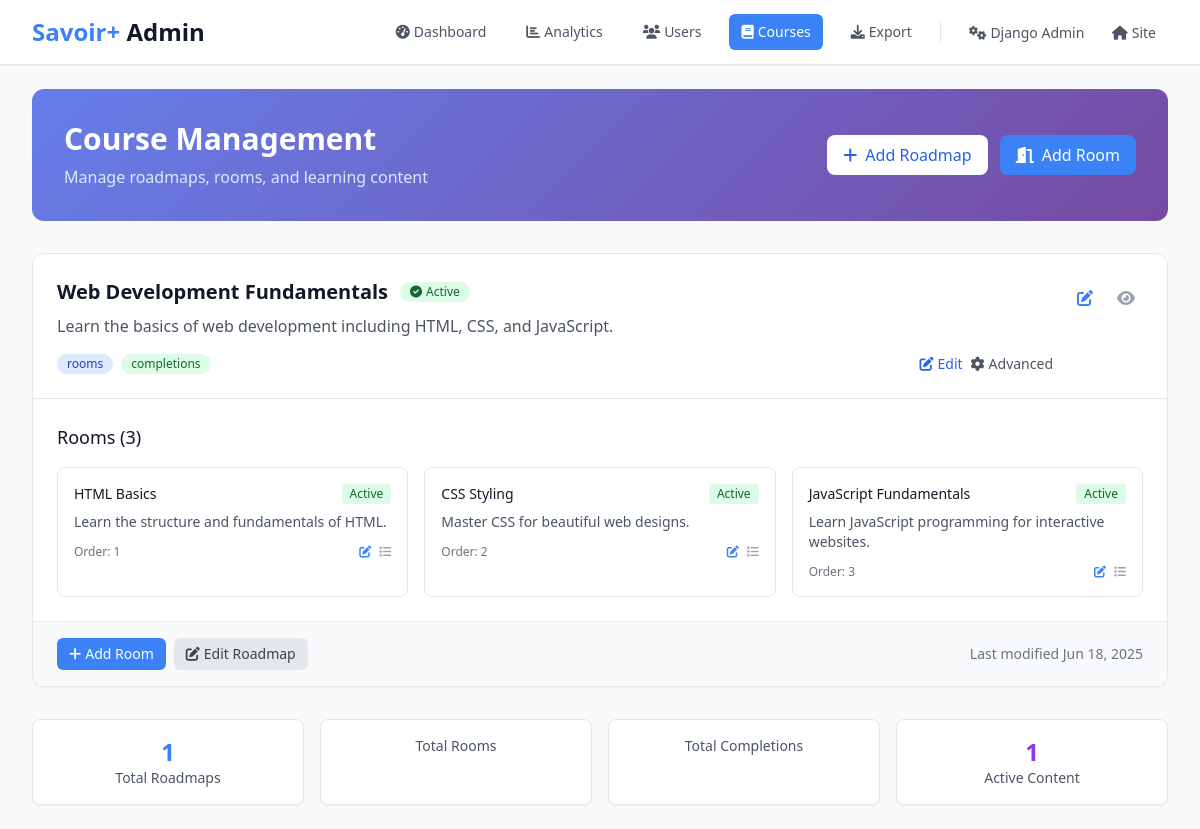
The app's page /manage/courses/ (signed in) with its own data.
### lms/models.py (models this page shows, shortened)
class Roadmap(models.Model):
    title = models.CharField(max_length=200, verbose_name=_('Title'))
    title_fr = models.CharField(max_length=200, blank=True, verbose_name=_('Title (French)'))
    description = models.TextField(verbose_name=_('Description'))
    description_fr = models.TextField(blank=True, verbose_name=_('Description (French)'))
    is_active = models.BooleanField(default=True, verbose_name=_('Is Active'))
    created_at = models.DateTimeField(auto_now_add=True)
    class Meta:
        verbose_name = _('Roadmap')
        verbose_name_plural = _('Roadmaps')

class Room(models.Model):
    title = models.CharField(max_length=200, verbose_name=_('Title'))
    title_fr = models.CharField(max_length=200, blank=True, verbose_name=_('Title (French)'))
    description = models.TextField(verbose_name=_('Description'))
    description_fr = models.TextField(blank=True, verbose_name=_('Description (French)'))
    roadmap = models.ForeignKey(Roadmap, on_delete=models.CASCADE, related_name='rooms', verbose_name=_('Roadmap'))
    prerequisite_room = models.ForeignKey('self', on_delete=models.SET_NULL, blank=True, null=True, verbose_name=_('Prerequisite Room'))
    order = models.PositiveIntegerField(default=0, verbose_name=_('Order'))
    is_active = models.BooleanField(default=True, verbose_name=_('Is Active'))
    created_at = models.DateTimeField(auto_now_add=True)
    class Meta:
        verbose_name = _('Room')
        verbose_name_plural = _('Rooms')
        ordering = ['roadmap', 'order']

### lms/views.py (the view)
# urls.py: path('manage/courses/', views.admin_course_management, name='admin_course_management'),
@staff_member_required
def admin_course_management(request):
    roadmaps = Roadmap.objects.all().prefetch_related('rooms__sections')
    rooms = Room.objects.all().select_related('roadmap').prefetch_related('sections')
    context = {
        'roadmaps': roadmaps,
        'rooms': rooms,
        'total_roadmaps': roadmaps.count(),
        'total_rooms': rooms.count(),
        'total_sections': Section.objects.count(),
    }
    return render(request, 'admin/course_management.html', context)

### lms/models.py (called while the page is built)
    def save(self, *args, **kwargs):
        if not self.trial_start_date:
            from django.utils import timezone
            self.trial_start_date = timezone.now()
        if not self.trial_end_date and self.trial_start_date:
            self.trial_end_date = self.trial_start_date + timedelta(days=15)
        super().save(*args, **kwargs)

### templates/admin/course_management.html (shortened to what this page needs)
<!DOCTYPE html>
<html lang="en">
<head>
    <script src="https://cdn.tailwindcss.com"></script>
    <link rel="stylesheet" href="https://cdnjs.cloudflare.com/ajax/libs/font-awesome/6.0.0/css/all.min.css">
</head>
<body class="bg-gray-50 min-h-screen">
    <header class="bg-white shadow-sm border-b border-gray-200">
        <div class="max-w-7xl mx-auto px-4 sm:px-6 lg:px-8">
            <div class="flex justify-between items-center h-16">
                <div class="flex items-center">
                    <div class="flex-shrink-0">
                        <h1 class="text-2xl font-bold text-gray-900">
                            <span class="text-primary">Savoir+</span> Admin
                        </h1>
                    </div>
                </div>
                <div class="flex items-center space-x-4">
                    <nav class="flex space-x-4">
                        <a href="/manage/" class="text-gray-600 hover:text-primary px-3 py-2 rounded-md text-sm font-medium">
                            <i class="fas fa-tachometer-alt mr-1"></i>Dashboard
                        </a>
                        <a href="/manage/analytics/" class="text-gray-600 hover:text-primary px-3 py-2 rounded-md text-sm font-medium">
                            <i class="fas fa-chart-bar mr-1"></i>Analytics
                        </a>
                        <a href="/manage/users/" class="text-gray-600 hover:text-primary px-3 py-2 rounded-md text-sm font-medium">
                            <i class="fas fa-users mr-1"></i>Users
                        </a>
                        <a href="/manage/courses/" class="bg-primary text-white px-3 py-2 rounded-md text-sm font-medium">
                            <i class="fas fa-book mr-1"></i>Courses
                        </a>
                        <a href="/manage/export/" class="text-gray-600 hover:text-primary px-3 py-2 rounded-md text-sm font-medium">
                            <i class="fas fa-download mr-1"></i>Export
                        </a>
                    </nav>
                    <div class="border-l border-gray-200 pl-4">
                        <a href="/admin/" class="text-gray-600 hover:text-primary px-3 py-2 rounded-md text-sm font-medium">
                            <i class="fas fa-cogs mr-1"></i>Django Admin
                        </a>
                        <a href="/" class="text-gray-600 hover:text-primary px-3 py-2 rounded-md text-sm font-medium">
                            <i class="fas fa-home mr-1"></i>Site
                        </a>
                    </div>
                </div>
            </div>
        </div>
    </header>
    <main class="max-w-7xl mx-auto py-6 px-4 sm:px-6 lg:px-8">
        <div class="mb-8">
            <div class="gradient-bg rounded-xl p-8 text-white">
                <div class="flex justify-between items-center">
                    <div>
                        <h1 class="text-3xl font-bold mb-2">Course Management</h1>
                        <p class="text-blue-100">Manage roadmaps, rooms, and learning content</p>
                    </div>
                    <div class="flex space-x-3">
                        <a href="/admin/lms/roadmap/add/" class="bg-white text-blue-600 px-4 py-2 rounded-lg font-medium hover:bg-blue-50 transition-colors">
                            <i class="fas fa-plus mr-2"></i>Add Roadmap
                        </a>
                        <a href="/admin/lms/room/add/" class="bg-blue-500 text-white px-4 py-2 rounded-lg font-medium hover:bg-blue-600 transition-colors">
                            <i class="fas fa-door-open mr-2"></i>Add Room
                        </a>
                    </div>
                </div>
            </div>
        </div>
        <div class="space-y-6">
            {% for roadmap in roadmaps %}
            <div class="bg-white rounded-xl shadow-sm border border-gray-200 overflow-hidden card-hover">
                <div class="p-6 border-b border-gray-200">
                    <div class="flex justify-between items-start">
                        <div class="flex-1">
                            <div class="flex items-center mb-2">
                                <h3 class="text-xl font-semibold text-gray-900">{{ roadmap.title }}</h3>
                                {% if roadmap.is_active %}
                                    <span class="ml-3 inline-flex items-center px-2.5 py-0.5 rounded-full text-xs font-medium bg-green-100 text-green-800">
                                        <i class="fas fa-check-circle mr-1"></i>Active
                                    </span>
                                {% else %}
                                    <span class="ml-3 inline-flex items-center px-2.5 py-0.5 rounded-full text-xs font-medium bg-gray-100 text-gray-800">
                                        <i class="fas fa-pause-circle mr-1"></i>Inactive
                                    </span>
                                {% endif %}
                            </div>
                            <p class="text-gray-600 mb-4">{{ roadmap.description|truncatewords:20 }}</p>
                            <div class="flex items-center justify-between">
                                <div class="flex items-center space-x-2">
                                    <span class="inline-flex items-center px-2.5 py-0.5 rounded-full text-xs font-medium bg-blue-100 text-blue-800">
                                        {{ roadmap.room_count }} rooms
                                    </span>
                                    <span class="inline-flex items-center px-2.5 py-0.5 rounded-full text-xs font-medium bg-green-100 text-green-800">
                                        {{ roadmap.completion_count }} completions
                                    </span>
                                </div>
                                <div class="flex items-center space-x-2">
                                    <a href="/manage/roadmap/{{ roadmap.id }}/edit/"
                                       class="text-blue-600 hover:text-blue-800 text-sm font-medium">
                                        <i class="fas fa-edit mr-1"></i>Edit
                                    </a>
                                    <a href="/admin/lms/roadmap/{{ roadmap.id }}/change/"
                                       class="text-gray-600 hover:text-gray-800 text-sm font-medium">
                                        <i class="fas fa-cog mr-1"></i>Advanced
                                    </a>
                                </div>
                            </div>
                        </div>
                        <div class="flex items-center space-x-2 ml-4">
                            <a href="/admin/lms/roadmap/{{ roadmap.id }}/change/" class="text-primary hover:text-primary-dark p-2 rounded-lg hover:bg-blue-50 transition-colors" title="Edit Roadmap">
                                <i class="fas fa-edit"></i>
                            </a>
                            <a href="#" class="text-gray-400 hover:text-gray-600 p-2 rounded-lg hover:bg-gray-50 transition-colors" title="View Details">
                                <i class="fas fa-eye"></i>
                            </a>
                        </div>
                    </div>
                </div>
                <div class="p-6">
                    <h4 class="text-lg font-medium text-gray-900 mb-4">Rooms ({{ roadmap.rooms.count }})</h4>
                    {% if roadmap.rooms.exists %}
                        <div class="grid grid-cols-1 md:grid-cols-2 lg:grid-cols-3 gap-4">
                            {% for room in roadmap.rooms.all %}
                            <div class="border border-gray-200 rounded-lg p-4 hover:border-primary transition-colors">
                                <div class="flex justify-between items-start mb-2">
                                    <h5 class="font-medium text-gray-900 text-sm">{{ room.title }}</h5>
                                    {% if room.is_active %}
                                        <span class="inline-flex items-center px-2 py-0.5 rounded text-xs font-medium bg-green-100 text-green-800">
                                            Active
                                        </span>
                                    {% else %}
                                        <span class="inline-flex items-center px-2 py-0.5 rounded text-xs font-medium bg-gray-100 text-gray-800">
                                            Inactive
                                        </span>
                                    {% endif %}
                                </div>
                                <p class="text-gray-600 text-sm mb-3">{{ room.description|truncatewords:15 }}</p>
                                <div class="flex justify-between items-center text-xs text-gray-500">
                                    <span>Order: {{ room.order }}</span>
                                    <div class="flex space-x-2">
                                        <a href="/admin/lms/room/{{ room.id }}/change/" class="text-primary hover:text-primary-dark" title="Edit Room">
                                            <i class="fas fa-edit"></i>
                                        </a>
                                        <a href="#" class="text-gray-400 hover:text-gray-600" title="View Sections">
                                            <i class="fas fa-list"></i>
                                        </a>
                                    </div>
                                </div>
                            </div>
                            {% endfor %}
                        </div>
                    {% endif %}
                </div>
                <div class="px-6 py-4 bg-gray-50 border-t border-gray-200">
                    <div class="flex justify-between items-center">
                        <div class="flex space-x-2">
                            <a href="/admin/lms/room/add/?roadmap={{ roadmap.id }}" class="inline-flex items-center px-3 py-1.5 text-sm bg-primary text-white rounded-md hover:bg-primary-dark transition-colors">
                                <i class="fas fa-plus mr-1"></i>Add Room
                            </a>
                            <a href="/admin/lms/roadmap/{{ roadmap.id }}/change/" class="inline-flex items-center px-3 py-1.5 text-sm bg-gray-200 text-gray-700 rounded-md hover:bg-gray-300 transition-colors">
                                <i class="fas fa-edit mr-1"></i>Edit Roadmap
                            </a>
                        </div>
                        <div class="text-sm text-gray-500">
                            Last modified {{ roadmap.created_at|date:"M d, Y" }}
                        </div>
                    </div>
                </div>
            </div>
            {% endfor %}
        </div>
        <div class="mt-8 grid grid-cols-1 md:grid-cols-4 gap-4">
            <div class="bg-white rounded-lg p-4 shadow-sm border border-gray-200">
                <div class="text-center">
                    <div class="text-2xl font-bold text-primary">{{ roadmaps|length }}</div>
                    <div class="text-sm text-gray-600">Total Roadmaps</div>
                </div>
            </div>
            <div class="bg-white rounded-lg p-4 shadow-sm border border-gray-200">
                <div class="text-center">
                    <div class="text-sm text-gray-600">Total Rooms</div>
                </div>
            </div>
            <div class="bg-white rounded-lg p-4 shadow-sm border border-gray-200">
                <div class="text-center">
                    <div class="text-sm text-gray-600">Total Completions</div>
                </div>
            </div>
            <div class="bg-white rounded-lg p-4 shadow-sm border border-gray-200">
                <div class="text-center">
                    <div class="text-2xl font-bold text-purple-600">{{ roadmaps|length }}</div>
                    <div class="text-sm text-gray-600">Active Content</div>
                </div>
            </div>
        </div>
    </main>
</body>
</html>

### templates/admin/course_management.html (style rules this page uses)
.gradient-bg { background: linear-gradient(135deg, #667eea 0%, #764ba2 100%); }
.card-hover { transition: all 0.3s ease; }

### records on screen
Roadmap: title "Web Development Fundamentals", is_active True (drawn), description "Learn the basics of web development including HTML, CSS, and JavaScript.", rooms.count "3", created_at "Jun 18, 2025"
Room: title "HTML Basics", is_active "Active", description "Learn the structure and fundamentals of HTML.", order "1"
Room: title "CSS Styling", is_active "Active", description "Master CSS for beautiful web designs.", order "2"
Room: title "JavaScript Fundamentals", is_active "Active", description "Learn JavaScript programming for interactive websites.", order "3"

### other values on screen
{{ roadmaps|length }} "1"
